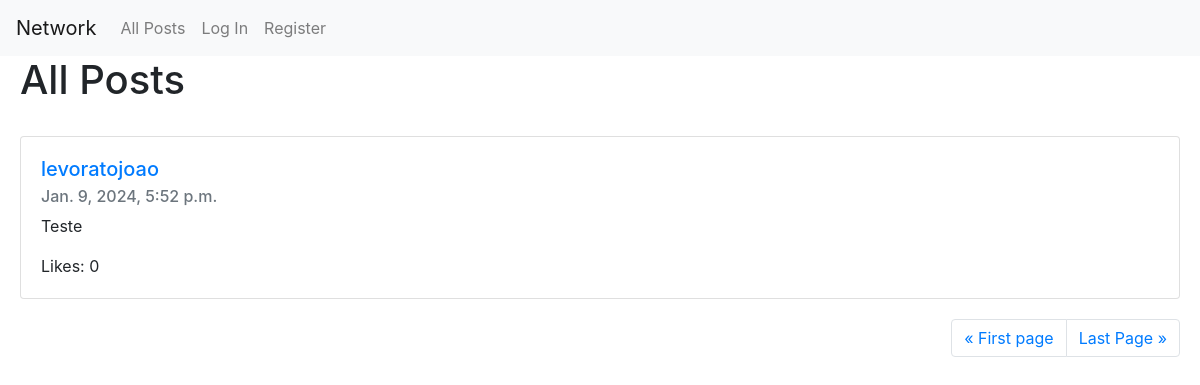
Before: / with the older database file.
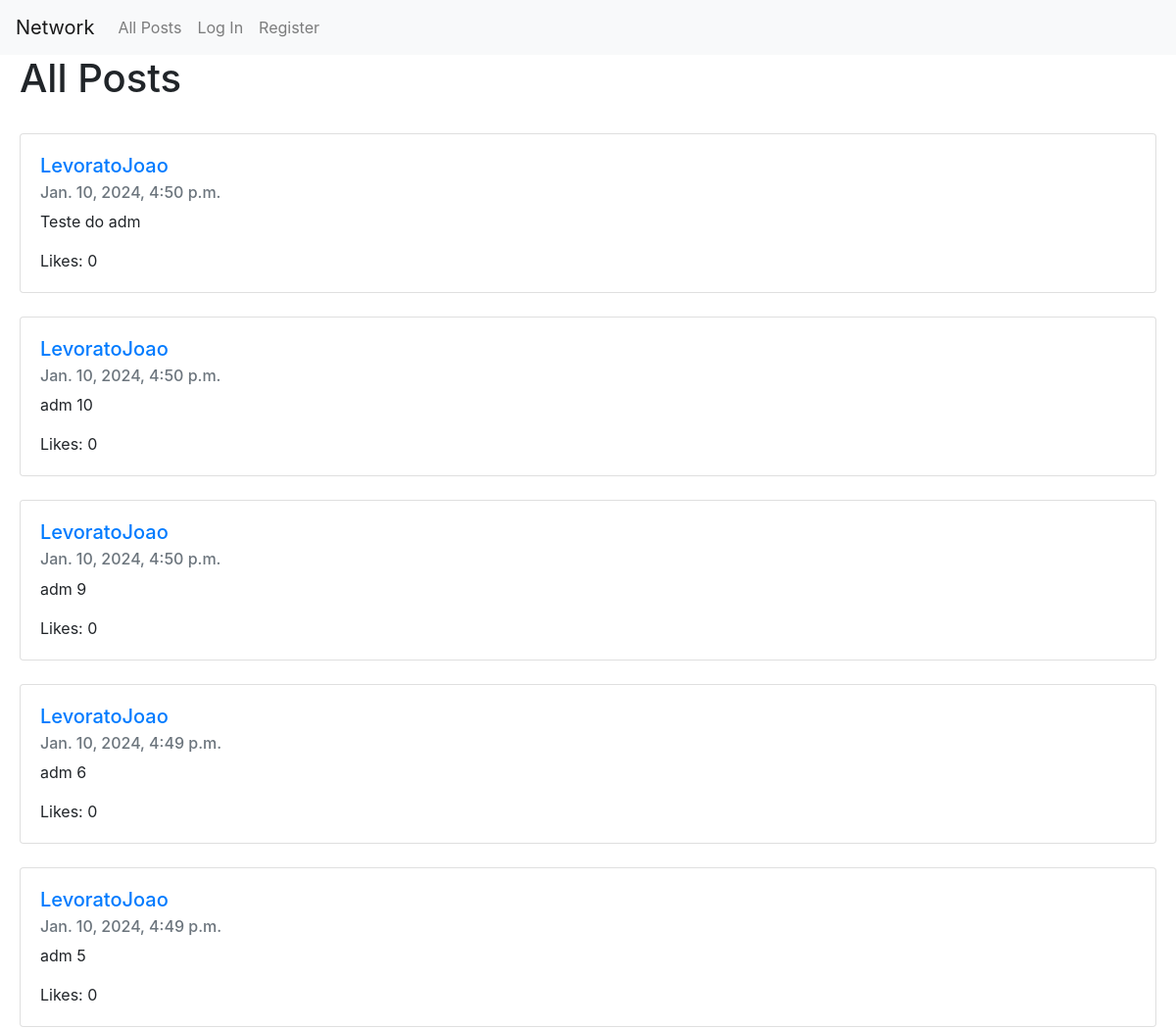
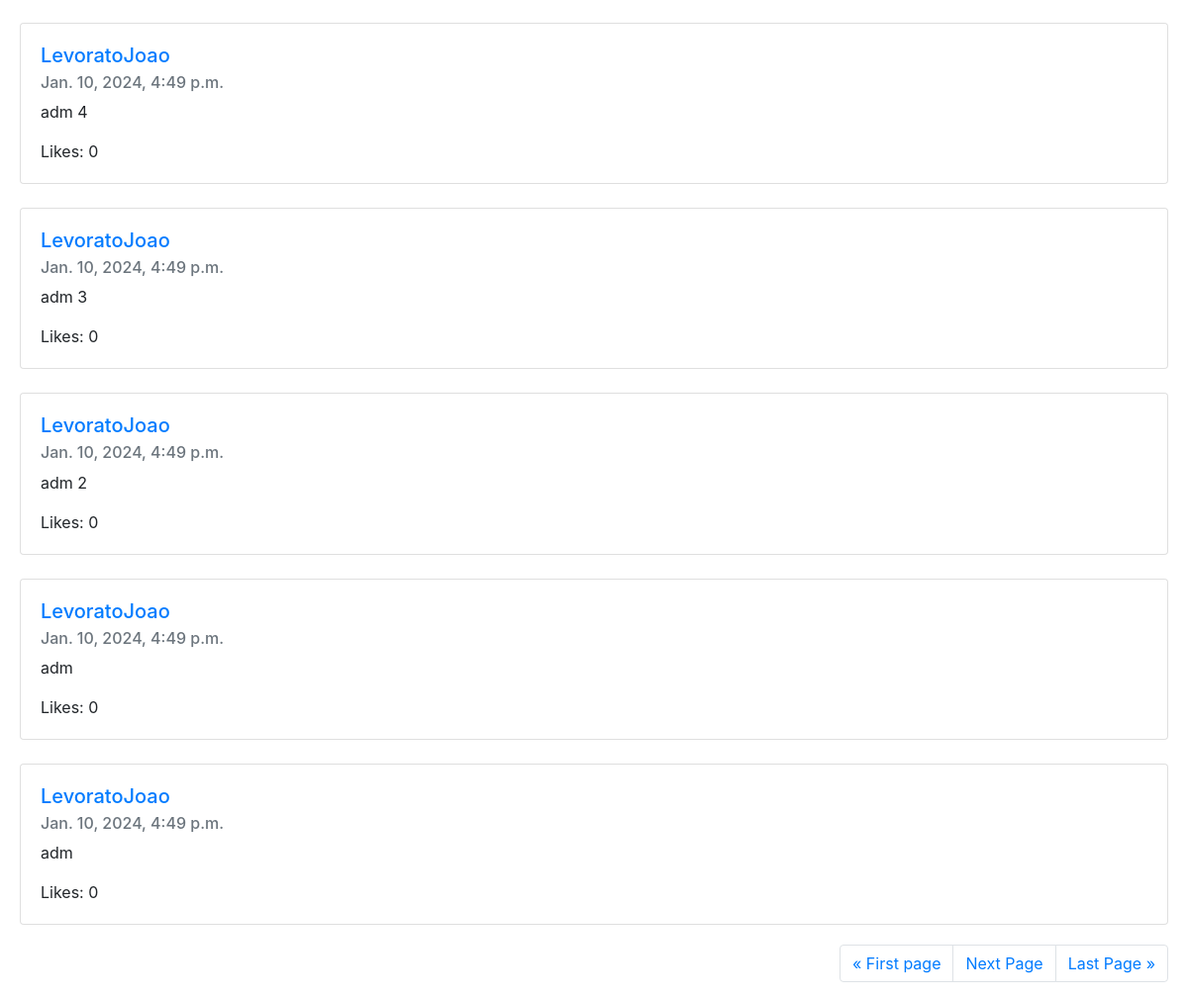
After: the same page with the newer database file (2 pictures, top to bottom).
### network/models.py (models this page shows, shortened)
class Posts(models.Model):
    poster = models.ForeignKey(User, on_delete=models.CASCADE, blank=True, related_name="poster")
    content = models.TextField(max_length=500)
    creationDate = models.DateTimeField(auto_now_add=True, null=True, blank=True)
    likes = models.ManyToManyField(User, blank=True, null=True, related_name="likes")

class User(AbstractUser):
    pass

### network/views.py (the view)
# urls.py: path("", views.index, name="index"),
def index(request):
    posts = Posts.objects.order_by("-creationDate").all()
    paginator = Paginator(posts, 10)
    page_number = request.GET.get("page", 1)
    page_obj = paginator.get_page(page_number)
    return render(request, "network/index.html", {
        "posts": page_obj
    })

### network/templates/network/index.html (shortened to what this page needs)
{% extends 'network/layout.html' %}
{% block body %}
    <h1 style="margin-left: 20px;">All Posts</h1>
    <div id="posts" style="margin-left: 20px; margin-right: 20px;">
        {% for post in posts %}
        <br>
        <div class="card">
            <div class="card-body">
                <a id="profile" href="{% url 'profile' post.poster.username %}" class="card-link"><h5 class="card-title">{{ post.poster }}</h5></a>
                <h6 class="card-subtitle mb-2 text-muted">{{ post.creationDate }}</h6>
                <p class="card-text">{{ post.content }}</p>
                <p class="card-text">Likes: {{ post.lokes|length }}</p>
            </div>
        </div>
        {% endfor %}
    </div>
    <div id="pag-div" style="margin-right: 20px; margin-top: 20px;">
        <nav aria-label="Page navigation example">
            <ul class="pagination justify-content-end">
                <li class="page-item"><a class="page-link" href="?page=1">&laquo; First page</a></li>
                {% if posts.has_next %}
                    <li class="page-item"><a class="page-link" href="?page={{ posts.next_page_number }}">Next Page</a></li>
                {% endif %}
                <li class="page-item"><a class="page-link" href="?page={{ posts.paginator.num_pages }}">Last Page &raquo;</a></li>
            </ul>
        </nav>
    </div>
{% endblock %}

### network/templates/network/layout.html (shortened to what this page needs)
{% load static %}
<!DOCTYPE html>
<html lang="en">
    <head>
        <link rel="stylesheet" href="https://stackpath.bootstrapcdn.com/bootstrap/4.4.1/css/bootstrap.min.css">
        <link href="{% static 'network/styles.css' %}" rel="stylesheet">
    </head>
    <body>
        <nav class="navbar navbar-expand-lg navbar-light bg-light">
            <a class="navbar-brand" href="{% url 'index' %}">Network</a>
            <div>
              <ul class="navbar-nav mr-auto">
                <li class="nav-item">
                  <a class="nav-link" href="{% url 'index' %}">All Posts</a>
                </li>
                {% if user.is_authenticated %}
                    <li class="nav-item">
                        <a class="nav-link" href="{% url 'following' user.username %}">Following</a>
                    </li>
                    <li class="nav-item">
                        <a class="nav-link" href="{% url 'logout' %}">Log Out</a>
                    </li>
                {% else %}
                    <li class="nav-item">
                        <a class="nav-link" href="{% url 'login' %}">Log In</a>
                    </li>
                    <li class="nav-item">
                        <a class="nav-link" href="{% url 'register' %}">Register</a>
                    </li>
                {% endif %}
              </ul>
            </div>
          </nav>
        <div class="body">
            {% block body %}
            {% endblock %}
        </div>
    </body>
</html>

### network/static/network/styles.css (style rules this page uses)
#posts { margin-left: 20px; margin-right: 20px; }
#pag-div { margin-right: 20px; margin-top: 20px; }

Changed rows visible on the page:
no longer on this page (row unchanged): Posts: poster "levoratojoao", creationDate "Jan. 9, 2024, 5:52 p.m.", content "Teste", lokes|length "0"
added Posts: poster "LevoratoJoao", creationDate "Jan. 10, 2024, 4:50 p.m.", content "Teste do adm", lokes|length "0"
added Posts: poster "LevoratoJoao", creationDate "Jan. 10, 2024, 4:50 p.m.", content "adm 10", lokes|length "0"
added Posts: poster "LevoratoJoao", creationDate "Jan. 10, 2024, 4:50 p.m.", content "adm 9", lokes|length "0"
added Posts: poster "LevoratoJoao", creationDate "Jan. 10, 2024, 4:49 p.m.", content "adm 6", lokes|length "0"
added Posts: poster "LevoratoJoao", creationDate "Jan. 10, 2024, 4:49 p.m.", content "adm 5", lokes|length "0"
added Posts: poster "LevoratoJoao", creationDate "Jan. 10, 2024, 4:49 p.m.", content "adm 4", lokes|length "0"
added Posts: poster "LevoratoJoao", creationDate "Jan. 10, 2024, 4:49 p.m.", content "adm 3", lokes|length "0"
added Posts: poster "LevoratoJoao", creationDate "Jan. 10, 2024, 4:49 p.m.", content "adm 2", lokes|length "0"
added Posts: poster "LevoratoJoao", creationDate "Jan. 10, 2024, 4:49 p.m.", content "adm", lokes|length "0"
added Posts: poster "LevoratoJoao", creationDate "Jan. 10, 2024, 4:49 p.m.", content "adm", lokes|length "0"
Other visible differences:
text now shown: "Next Page"
